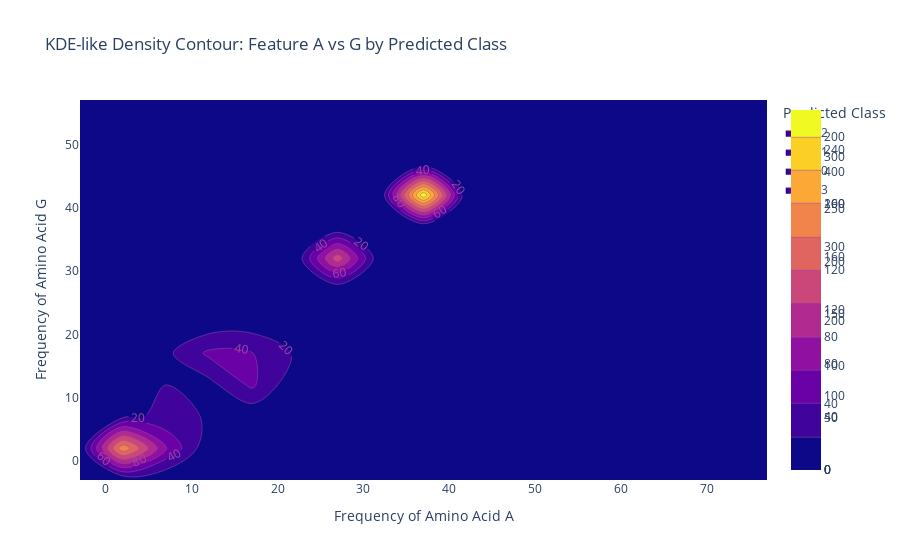

Notebook source saved alongside this figure:
### Markdown cell above
## KDE

### Code cell
import pandas as pd
import plotly.express as px
from sklearn.preprocessing import LabelEncoder

kde_df = X_test[['A', 'G']].copy()
kde_df['Predicted_Label'] = y_pred

fig = px.density_contour(
    kde_df,
    x='A',
    y='G',
    color='Predicted_Label',
    title='KDE-like Density Contour: Feature A vs G by Predicted Class',
    color_discrete_sequence=px.colors.qualitative.Set1
)

fig.update_traces(contours_coloring="fill", contours_showlabels=True)
fig.update_layout(
    xaxis_title='Frequency of Amino Acid A',
    yaxis_title='Frequency of Amino Acid G',
    legend_title='Predicted Class'
)

fig.show()

### Figure 1 — Plotly figure (JSON) as saved in the notebook; plotly's stock layout.template omitted (floating-point values rounded to 4 significant figures; data arrays with more than 128 entries replaced by an {"elided": "..."} marker saying what was removed)
{"data": [{"contours": {"coloring": "fill", "showlabels": true}, "hovertemplate": "Predicted_Label=2<br>A=%{x}<br>G=%{y}<br>count=%{z}<extra></extra>", "legendgroup": "2", "line": {"color": "rgb(228,26,28)"}, "name": "2", "showlegend": true, "type": "histogram2dcontour", "x": {"elided": "1956 int values"}, "xaxis": "x", "xbingroup": "x", "y": {"elided": "1956 int values"}, "yaxis": "y", "ybingroup": "y"}, {"contours": {"coloring": "fill", "showlabels": true}, "hovertemplate": "Predicted_Label=1<br>A=%{x}<br>G=%{y}<br>count=%{z}<extra></extra>", "legendgroup": "1", "line": {"color": "rgb(55,126,184)"}, "name": "1", "showlegend": true, "type": "histogram2dcontour", "x": {"elided": "1182 int values"}, "xaxis": "x", "xbingroup": "x", "y": {"elided": "1182 int values"}, "yaxis": "y", "ybingroup": "y"}, {"contours": {"coloring": "fill", "showlabels": true}, "hovertemplate": "Predicted_Label=0<br>A=%{x}<br>G=%{y}<br>count=%{z}<extra></extra>", "legendgroup": "0", "line": {"color": "rgb(77,175,74)"}, "name": "0", "showlegend": true, "type": "histogram2dcontour", "x": {"elided": "1523 int values"}, "xaxis": "x", "xbingroup": "x", "y": {"elided": "1523 int values"}, "yaxis": "y", "ybingroup": "y"}, {"contours": {"coloring": "fill", "showlabels": true}, "hovertemplate": "Predicted_Label=3<br>A=%{x}<br>G=%{y}<br>count=%{z}<extra></extra>", "legendgroup": "3", "line": {"color": "rgb(152,78,163)"}, "name": "3", "showlegend": true, "type": "histogram2dcontour", "x": {"elided": "980 int values"}, "xaxis": "x", "xbingroup": "x", "y": {"elided": "980 int values"}, "yaxis": "y", "ybingroup": "y"}], "layout": {"legend": {"title": {"text": "Predicted Class"}, "tracegroupgap": 0}, "title": {"text": "KDE-like Density Contour: Feature A vs G by Predicted Class"}, "xaxis": {"anchor": "y", "domain": [0, 1], "title": {"text": "Frequency of Amino Acid A"}}, "yaxis": {"anchor": "x", "domain": [0, 1], "title": {"text": "Frequency of Amino Acid G"}}}}
